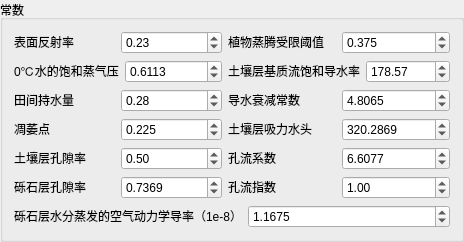
         <widget class="QGroupBox" name="groupBox_3">
          <property name="title">
           <string>常数</string>
          </property>
          <layout class="QHBoxLayout" name="horizontalLayout_33">
           <item>
            <layout class="QVBoxLayout" name="verticalLayout_7">
             <item>
              <layout class="QHBoxLayout" name="horizontalLayout_29">
               <item>
                <layout class="QVBoxLayout" name="verticalLayout_5">
                 <item>
                  <layout class="QHBoxLayout" name="horizontalLayout_16">
                   <item>
                    <widget class="QLabel" name="label_14">
                     <property name="sizePolicy">
                      <sizepolicy hsizetype="Preferred" vsizetype="Fixed">
                       <horstretch>0</horstretch>
                       <verstretch>0</verstretch>
                      </sizepolicy>
                     </property>
                     <property name="text">
                      <string>表面反射率</string>
                     </property>
                    </widget>
                   </item>
                   <item>
                    <widget class="QDoubleSpinBox" name="albedo">
                     <property name="sizePolicy">
                      <sizepolicy hsizetype="Preferred" vsizetype="Fixed">
                       <horstretch>0</horstretch>
                       <verstretch>0</verstretch>
                      </sizepolicy>
                     </property>
                     <property name="maximum">
                      <double>999999.000000000000000</double>
                     </property>
                     <property name="value">
                      <double>0.230000000000000</double>
                     </property>
                    </widget>
                   </item>
                  </layout>
                 </item>
                 <item>
                  <layout class="QHBoxLayout" name="horizontalLayout_17">
                   <item>
                    <widget class="QLabel" name="label_15">
                     <property name="sizePolicy">
                      <sizepolicy hsizetype="Preferred" vsizetype="Fixed">
                       <horstretch>0</horstretch>
                       <verstretch>0</verstretch>
                      </sizepolicy>
                     </property>
                     <property name="text">
                      <string>0℃水的饱和蒸气压</string>
                     </property>
                    </widget>
                   </item>
                   <item>
                    <widget class="QDoubleSpinBox" name="e0">
                     <property name="sizePolicy">
                      <sizepolicy hsizetype="Preferred" vsizetype="Fixed">
                       <horstretch>0</horstretch>
                       <verstretch>0</verstretch>
                      </sizepolicy>
                     </property>
                     <property name="decimals">
                      <number>4</number>
                     </property>
                     <property name="maximum">
                      <double>999999.000000000000000</double>
                     </property>
                     <property name="value">
                      <double>0.611300000000000</double>
                     </property>
                    </widget>
                   </item>
                  </layout>
                 </item>
                 <item>
                  <layout class="QHBoxLayout" name="horizontalLayout_18">
                   <item>
                    <widget class="QLabel" name="label_16">
                     <property name="sizePolicy">
                      <sizepolicy hsizetype="Preferred" vsizetype="Fixed">
                       <horstretch>0</horstretch>
                       <verstretch>0</verstretch>
                      </sizepolicy>
                     </property>
                     <property name="text">
                      <string>田间持水量</string>
                     </property>
                    </widget>
                   </item>
                   <item>
                    <widget class="QDoubleSpinBox" name="xitaFC">
                     <property name="sizePolicy">
                      <sizepolicy hsizetype="Preferred" vsizetype="Fixed">
                       <horstretch>0</horstretch>
                       <verstretch>0</verstretch>
                      </sizepolicy>
                     </property>
                     <property name="maximum">
                      <double>999999.000000000000000</double>
                     </property>
                     <property name="value">
                      <double>0.280000000000000</double>
                     </property>
                    </widget>
                   </item>
                  </layout>
                 </item>
                 <item>
                  <layout class="QHBoxLayout" name="horizontalLayout_19">
                   <item>
                    <widget class="QLabel" name="label_17">
                     <property name="sizePolicy">
                      <sizepolicy hsizetype="Preferred" vsizetype="Fixed">
                       <horstretch>0</horstretch>
                       <verstretch>0</verstretch>
                      </sizepolicy>
                     </property>
                     <property name="text">
                      <string>凋萎点</string>
                     </property>
                    </widget>
                   </item>
                   <item>
                    <widget class="QDoubleSpinBox" name="xitaWP">
                     <property name="sizePolicy">
                      <sizepolicy hsizetype="Preferred" vsizetype="Fixed">
                       <horstretch>0</horstretch>
                       <verstretch>0</verstretch>
                      </sizepolicy>
                     </property>
                     <property name="decimals">
                      <number>3</number>
                     </property>
                     <property name="maximum">
                      <double>999999.000000000000000</double>
                     </property>
                     <property name="value">
                      <double>0.225000000000000</double>
                     </property>
                    </widget>
                   </item>
                  </layout>
                 </item>
                 <item>
                  <layout class="QHBoxLayout" name="horizontalLayout_20">
                   <item>
                    <widget class="QLabel" name="label_18">
                     <property name="sizePolicy">
                      <sizepolicy hsizetype="Preferred" vsizetype="Fixed">
                       <horstretch>0</horstretch>
                       <verstretch>0</verstretch>
                      </sizepolicy>
                     </property>
                     <property name="text">
                      <string>土壤层孔隙率</string>
                     </property>
                    </widget>
                   </item>
                   <item>
                    <widget class="QDoubleSpinBox" name="phi2">
                     <property name="sizePolicy">
                      <sizepolicy hsizetype="Preferred" vsizetype="Fixed">
                       <horstretch>0</horstretch>
                       <verstretch>0</verstretch>
                      </sizepolicy>
                     </property>
                     <property name="maximum">
                      <double>999999.000000000000000</double>
                     </property>
                     <property name="value">
                      <double>0.500000000000000</double>
                     </property>
                    </widget>
                   </item>
                  </layout>
                 </item>
                 <item>
                  <layout class="QHBoxLayout" name="horizontalLayout_21">
                   <item>
                    <widget class="QLabel" name="label_19">
                     <property name="sizePolicy">
                      <sizepolicy hsizetype="Preferred" vsizetype="Fixed">
                       <horstretch>0</horstretch>
                       <verstretch>0</verstretch>
                      </sizepolicy>
                     </property>
                     <property name="text">
                      <string>砾石层孔隙率</string>
                     </property>
                    </widget>
                   </item>
                   <item>
                    <widget class="QDoubleSpinBox" name="phi3">
                     <property name="sizePolicy">
                      <sizepolicy hsizetype="Preferred" vsizetype="Fixed">
                       <horstretch>0</horstretch>
                       <verstretch>0</verstretch>
                      </sizepolicy>
                     </property>
                     <property name="decimals">
                      <number>4</number>
                     </property>
                     <property name="maximum">
                      <double>999999.000000000000000</double>
                     </property>
                     <property name="value">
                      <double>0.736900000000000</double>
                     </property>
                    </widget>
                   </item>
                  </layout>
                 </item>
                </layout>
               </item>
               <item>
                <layout class="QVBoxLayout" name="verticalLayout_6">
                 <item>
                  <layout class="QHBoxLayout" name="horizontalLayout_25">
                   <item>
                    <widget class="QLabel" name="label_23">
                     <property name="sizePolicy">
                      <sizepolicy hsizetype="Preferred" vsizetype="Fixed">
                       <horstretch>0</horstretch>
                       <verstretch>0</verstretch>
                      </sizepolicy>
                     </property>
                     <property name="text">
                      <string>植物蒸腾受限阈值</string>
                     </property>
                    </widget>
                   </item>
                   <item>
                    <widget class="QDoubleSpinBox" name="xitacb">
                     <property name="sizePolicy">
                      <sizepolicy hsizetype="Preferred" vsizetype="Fixed">
                       <horstretch>0</horstretch>
                       <verstretch>0</verstretch>
                      </sizepolicy>
                     </property>
                     <property name="decimals">
                      <number>3</number>
                     </property>
                     <property name="maximum">
                      <double>999999.000000000000000</double>
                     </property>
                     <property name="value">
                      <double>0.375000000000000</double>
                     </property>
                    </widget>
                   </item>
                  </layout>
                 </item>
                 <item>
                  <layout class="QHBoxLayout" name="horizontalLayout_26">
                   <item>
                    <widget class="QLabel" name="label_24">
                     <property name="sizePolicy">
                      <sizepolicy hsizetype="Preferred" vsizetype="Fixed">
                       <horstretch>0</horstretch>
                       <verstretch>0</verstretch>
                      </sizepolicy>
                     </property>
                     <property name="text">
                      <string>土壤层基质流饱和导水率</string>
                     </property>
                    </widget>
                   </item>
                   <item>
                    <widget class="QDoubleSpinBox" name="Ksat">
                     <property name="sizePolicy">
                      <sizepolicy hsizetype="Preferred" vsizetype="Fixed">
                       <horstretch>0</horstretch>
                       <verstretch>0</verstretch>
                      </sizepolicy>
                     </property>
                     <property name="maximum">
                      <double>999999.000000000000000</double>
                     </property>
                     <property name="value">
                      <double>178.569999999999993</double>
                     </property>
                    </widget>
                   </item>
                  </layout>
                 </item>
                 <item>
                  <layout class="QHBoxLayout" name="horizontalLayout_27">
                   <item>
                    <widget class="QLabel" name="label_25">
                     <property name="sizePolicy">
                      <sizepolicy hsizetype="Preferred" vsizetype="Fixed">
                       <horstretch>0</horstretch>
                       <verstretch>0</verstretch>
                      </sizepolicy>
                     </property>
                     <property name="text">
                      <string>导水衰减常数</string>
                     </property>
                    </widget>
                   </item>
                   <item>
                    <widget class="QDoubleSpinBox" name="HCO">
                     <property name="sizePolicy">
                      <sizepolicy hsizetype="Preferred" vsizetype="Fixed">
                       <horstretch>0</horstretch>
                       <verstretch>0</verstretch>
                      </sizepolicy>
                     </property>
                     <property name="decimals">
                      <number>4</number>
                     </property>
                     <property name="maximum">
                      <double>999999.000000000000000</double>
                     </property>
                     <property name="value">
                      <double>4.806500000000000</double>
                     </property>
                    </widget>
                   </item>
                  </layout>
                 </item>
                 <item>
                  <layout class="QHBoxLayout" name="horizontalLayout_28">
                   <item>
                    <widget class="QLabel" name="label_26">
                     <property name="sizePolicy">
                      <sizepolicy hsizetype="Preferred" vsizetype="Fixed">
                       <horstretch>0</horstretch>
                       <verstretch>0</verstretch>
                      </sizepolicy>
                     </property>
                     <property name="text">
                      <string>土壤层吸力水头</string>
                     </property>
                    </widget>
                   </item>
                   <item>
                    <widget class="QDoubleSpinBox" name="psi2">
                     <property name="sizePolicy">
                      <sizepolicy hsizetype="Preferred" vsizetype="Fixed">
                       <horstretch>0</horstretch>
                       <verstretch>0</verstretch>
                      </sizepolicy>
                     </property>
                     <property name="decimals">
                      <number>4</number>
                     </property>
                     <property name="maximum">
                      <double>999999.000000000000000</double>
                     </property>
                     <property name="value">
                      <double>320.286900000000003</double>
                     </property>
                    </widget>
                   </item>
                  </layout>
                 </item>
                 <item>
                  <layout class="QHBoxLayout" name="horizontalLayout_22">
                   <item>
                    <widget class="QLabel" name="label_20">
                     <property name="sizePolicy">
                      <sizepolicy hsizetype="Preferred" vsizetype="Fixed">
                       <horstretch>0</horstretch>
                       <verstretch>0</verstretch>
                      </sizepolicy>
                     </property>
                     <property name="text">
                      <string>孔流系数</string>
                     </property>
                    </widget>
                   </item>
                   <item>
                    <widget class="QDoubleSpinBox" name="C3D">
                     <property name="sizePolicy">
                      <sizepolicy hsizetype="Preferred" vsizetype="Fixed">
                       <horstretch>0</horstretch>
                       <verstretch>0</verstretch>
                      </sizepolicy>
                     </property>
                     <property name="decimals">
                      <number>4</number>
                     </property>
                     <property name="maximum">
                      <double>999999.000000000000000</double>
                     </property>
                     <property name="value">
                      <double>6.607700000000000</double>
                     </property>
                    </widget>
                   </item>
                  </layout>
                 </item>
                 <item>
                  <layout class="QHBoxLayout" name="horizontalLayout_23">
                   <item>
                    <widget class="QLabel" name="label_21">
                     <property name="sizePolicy">
                      <sizepolicy hsizetype="Preferred" vsizetype="Fixed">
                       <horstretch>0</horstretch>
                       <verstretch>0</verstretch>
                      </sizepolicy>
                     </property>
                     <property name="text">
                      <string>孔流指数</string>
                     </property>
                    </widget>
                   </item>
                   <item>
                    <widget class="QDoubleSpinBox" name="eta3D">
                     <property name="sizePolicy">
                      <sizepolicy hsizetype="Preferred" vsizetype="Fixed">
                       <horstretch>0</horstretch>
                       <verstretch>0</verstretch>
                      </sizepolicy>
                     </property>
                     <property name="maximum">
                      <double>999999.000000000000000</double>
                     </property>
                     <property name="value">
                      <double>1.000000000000000</double>
                     </property>
                    </widget>
                   </item>
                  </layout>
                 </item>
                </layout>
               </item>
              </layout>
             </item>
             <item>
              <layout class="QHBoxLayout" name="horizontalLayout_24">
               <item>
                <widget class="QLabel" name="label_22">
                 <property name="sizePolicy">
                  <sizepolicy hsizetype="Preferred" vsizetype="Fixed">
                   <horstretch>0</horstretch>
                   <verstretch>0</verstretch>
                  </sizepolicy>
                 </property>
                 <property name="text">
                  <string>砾石层水分蒸发的空气动力学导率（1e-8）</string>
                 </property>
                </widget>
               </item>
               <item>
                <widget class="QDoubleSpinBox" name="C1">
                 <property name="sizePolicy">
                  <sizepolicy hsizetype="Preferred" vsizetype="Fixed">
                   <horstretch>0</horstretch>
                   <verstretch>0</verstretch>
                  </sizepolicy>
                 </property>
                 <property name="decimals">
                  <number>4</number>
                 </property>
                 <property name="maximum">
                  <double>2.000000000000000</double>
                 </property>
                 <property name="singleStep">
                  <double>1.000000000000000</double>
                 </property>
                 <property name="stepType">
                  <enum>QAbstractSpinBox::DefaultStepType</enum>
                 </property>
                 <property name="value">
                  <double>1.167500000000000</double>
                 </property>
                </widget>
               </item>
              </layout>
             </item>
            </layout>
           </item>
          </layout>
         </widget>
